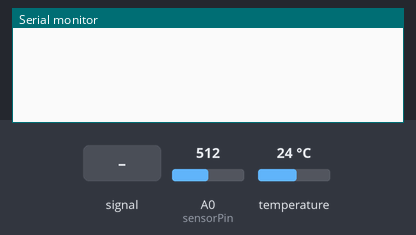
Simulated run of this sketch. Board: Arduino Uno, built with avr-gcc and run on an emulated ATmega328P. Parts: the last lines printed to the serial monitor. The test bench sets the inputs (shaded band); at power-on: temperature 24 °C, A0 (sensorPin) = 512.

Above: at 1.2 s.
1.3 s: A0 (sensorPin) fed a 2 Hz sine of ±306 counts around its level
At 3.7 s:
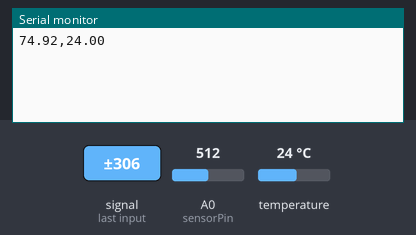
4.0 s: temperature set to 12 °C
At 5.4 s:
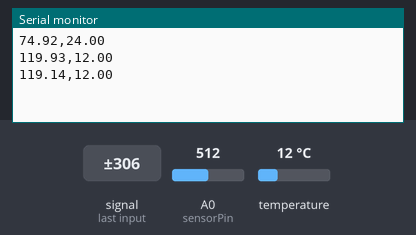
5.5 s: temperature set to 19 °C
At 7.3 s:
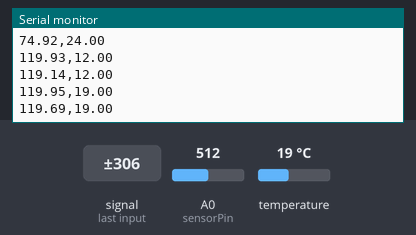
Timing chart, 0 to 8.8 s (numbered marks = the images above; inputs shaded):
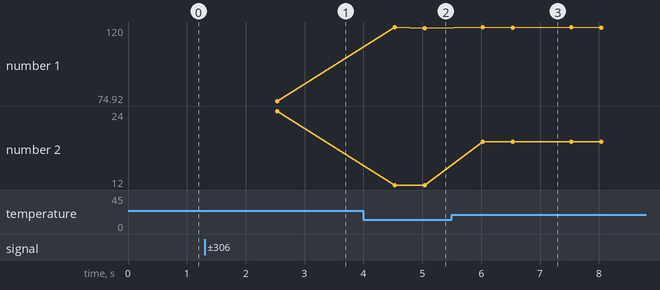

The sketch:

receiver.ino
```cpp
#include <OneWire.h>

#define samp_siz 4
#define rise_threshold 5
OneWire ds(2);
byte addr[8];  // To hold 64-bit ROM Codes of DS18B20
byte data[9];  // Buffer to hold data coming from DS18B20
float celsius;
int sensorPin = A0;

void setup() {
    Serial.begin(9600);
    ds.reset();
    ds.search(addr);
}

void loop() {
    float reads[samp_siz], sum;
    long int now, ptr;
    float last, reader, start;
    float first, second, third, before, print_value;
    bool rising;
    int rise_count;
    int n;
    long int last_beat;
    for (int i = 0; i < samp_siz; i++)
        reads[i] = 0;
    sum = 0;
    ptr = 0;
    while (1) {
        n = 0;
        start = millis();
        reader = 0.;
        do {
            reader += analogRead(sensorPin);
            n++;
            now = millis();
        } while (now < start + 20);
        reader /= n;
        sum -= reads[ptr];
        sum += reader;
        reads[ptr] = reader;
        last = sum / samp_siz;
        if (last > before) {
            rise_count++;
            if (!rising && rise_count > rise_threshold) {
                rising = true;
                first = millis() - last_beat;
                last_beat = millis();
                print_value = 60000. / (0.4 * first + 0.3 * second + 0.3 * third);
                if (print_value >= 60 && print_value <= 120) {
                    // Serial.print("Heart Rate: ");
                    Serial.print(print_value);
                    Serial.print(",");
                    probe();  // Call the probe function to print the temperature
                }
                third = second;
                second = first;
            }
        } else {
            rising = false;
            rise_count = 0;
        }
        before = last;
        ptr++;
        ptr %= samp_siz;
    }
}

void probe() {
    //--------------------------------------------------------
    ds.reset();       // Bring 1-Wire into the idle state
    ds.select(addr);  // Select the DS18B20 with address addr
    ds.write(0x44);   // Start temperature conversion
    // delay(1000);      // Wait for conversion to complete
    //--------------------------------------------------------
    ds.reset();
    ds.select(addr);         // Select the desired DS18B20
    ds.write(0xBE);          // Read Scratchpad Memory (9 bytes)
    ds.read_bytes(data, 9);  // Data comes from DS18B20 and is saved into the buffer data[8]
    //--------------------------------------------------------
    int16_t raw = (data[1] << 8) | data[0];  // Combine data bytes (12-bit resolution)
    celsius = (float) raw * 0.0625;           // Adjust for 12-bit resolution (0.0625 degrees Celsius per bit)
    // Serial.print("Temperature: ");
    Serial.println(celsius);
}
```

Measured:
- after the input at 1.3 s, the serial monitor: prints a new line after 1.2 s (image 1)
- after the input at 4.0 s, the serial monitor: prints a new line after 0.53 s (image 2)
- after the input at 5.5 s, the serial monitor: prints a new line after 0.53 s (image 3)
- plotted number 2: 24 → 12 after the input at 4.0 s, 12 → 19 after the input at 5.5 s
